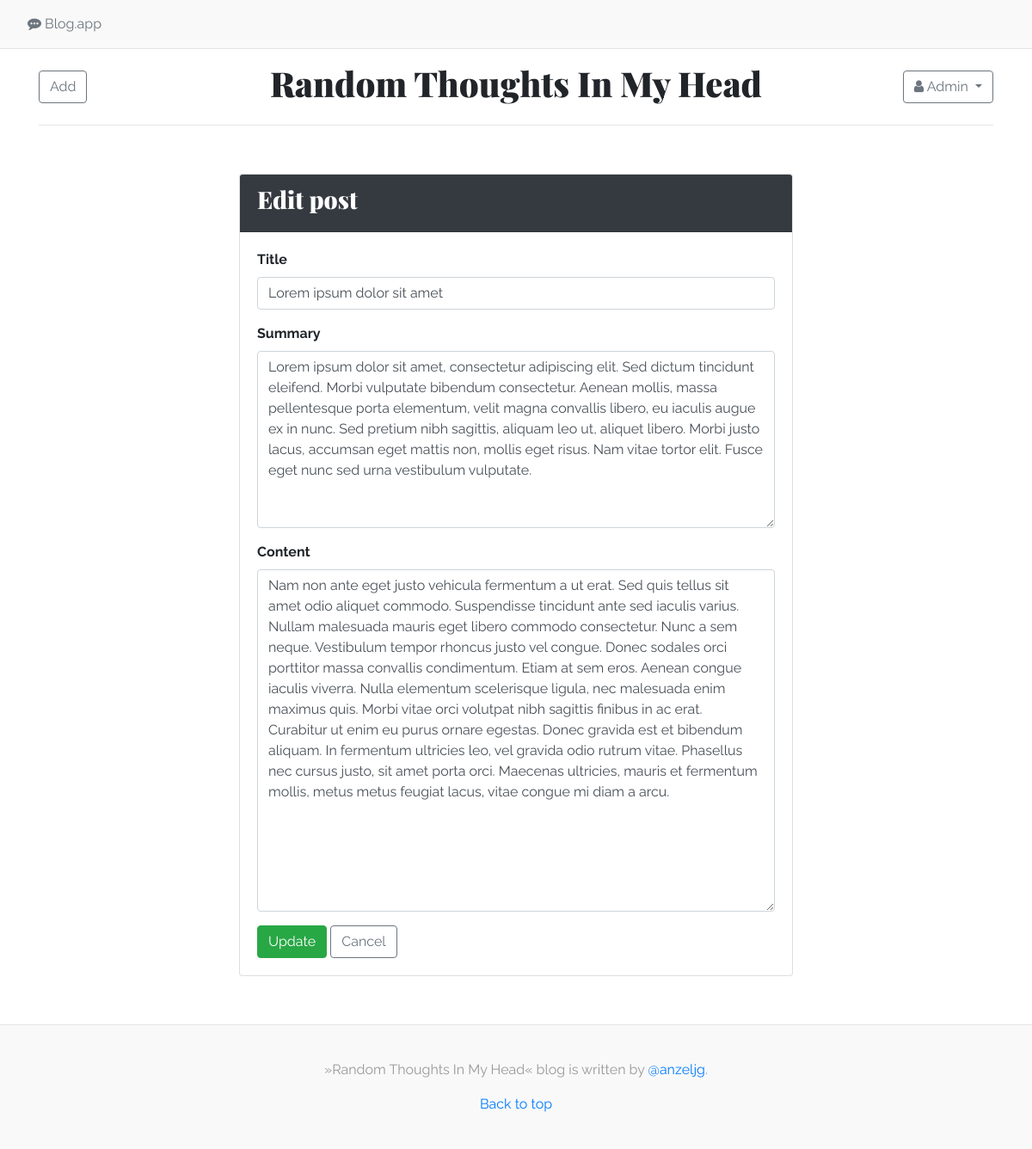
Page /post/edit/1 (signed in) on the committed database.
### app.py (models this page shows, shortened)
class Blogpost(db.Model):
    __tablename__ = 'blogpost'
    id      = db.Column(db.Integer, nullable=False, primary_key=True, autoincrement=True)
    created = db.Column(db.DateTime, nullable=False)
    updated = db.Column(db.DateTime, nullable=False)
    title   = db.Column(db.String, nullable=False)
    summary = db.Column(db.String, nullable=False)
    content = db.Column(db.String, nullable=False)
    author_id = db.Column(db.Integer, db.ForeignKey(User.id))
    author = db.relationship('User')

### app.py (the view, shortened to what this page needs)
@app.route('/post/edit/<id>', methods=['GET', 'POST'])
def edit_post(id):
    record = db.session.query(Blogpost).get(id)
    form = EditPostForm(obj=record)
    return render_template('post.html', user=session, type='edit', title='Edit post', form=form, item=record)

### app.py
class EditPostForm(FlaskForm):
    title = StringField(
        'Title',
        validators=[DataRequired('You must provide blog post title!')]
    )
    summary = TextAreaField(
        'Summary',
        validators=[DataRequired('You must provide blog post summary!')]
    )
    content = TextAreaField(
        'Content',
        validators=[DataRequired('You must provide blog post content!')]
    )
    submit = SubmitField('Update')

### templates/post.html (shortened to what this page needs)
{% extends "base.html" %}
{% block content %}
	{% set path = '/' %}
	{% if user and user.loggedin and user.is_admin %}
	{% set path = '/admin' %}
	{% endif %}
    {% if user and user.loggedin and (type == 'add' or user.user_id == item.author.id or user.is_admin) %}
    <div class="col-8 offset-2 p-4 p-md-5 my-2">
        <div class="card">
            <div class="card-header text-white bg-dark">
                <h3>{{ title }}</h3>
            </div>
            <div class="card-body">
                <form method="POST">
				{% if type == 'edit' %}
					<div class="form-group">
						<b>{{ form.title.label }}</b>
						{{ form.title(class='form-control') }}
					</div>
					<div class="form-group">
						<b>{{ form.summary.label }}</b>
						{{ form.summary(rows='8', class='form-control') }}
					</div>
					<div class="form-group">
						<b>{{ form.content.label }}</b>
						{{ form.content(rows='16', class='form-control') }}
					</div>
					{{ form.submit(class='btn btn-success') }}
					<a href="{{ path }}" class="btn btn-outline-secondary">Cancel</a>
				{% endif %}
                </form>
            </div>
        </div>
    </div>
    {% endif %}
{% endblock %}

### static/css/style.css (style rules this page uses)
html, body { height: 100%; }
body { display: flex; flex-direction: column; font-family: 'Raleway', 'Helvetica', 'Arial', sans-serif; }
h1, h2, h3, h4, h5, h6 { font-family: 'Playfair Display', 'Georgia', 'Times New Roman', serif; }

### rows in the picture
Blogpost: title "Lorem ipsum dolor sit amet", summary "Lorem ipsum dolor sit amet, consectetur adipiscing elit. Sed dictum tincidunt eleifend. Morbi vulputate bibendum consectetur. Aenean mollis, massa pellentesque porta elementum, velit magna convallis libero, eu iaculis augue ex in nunc. Sed pretium nibh sagittis, aliquam leo ut, aliquet libero. Morbi justo lacus, accumsan eget mattis non, mollis eget risus. Nam vitae tortor elit. Fusce eget nunc sed urna vestibulum vulputate.", content "Nam non ante eget justo vehicula fermentum a ut erat. Sed quis tellus sit amet odio aliquet commodo. Suspendisse tincidunt ante sed iaculis varius. Nullam malesuada mauris eget libero commodo consectetur. Nunc a sem neque. Vestibulum tempor rhoncus justo vel congue. Donec sodales orci porttitor massa convallis condimentum. Etiam at sem eros. Aenean congue iaculis viverra. Nulla elementum scelerisque ligula, nec malesuada enim maximus quis. Morbi vitae orci volutpat nibh sagittis finibus in ac erat. Curabitur ut enim eu purus ornare egestas. Donec gravida est et bibendum aliquam. In fermentum ultricies leo, vel gravida odio rutrum vitae. Phasellus nec cursus justo, sit amet porta orci.…"

### other values in the picture
{{ user.firstname }} "Admin"
{{ title }} "Edit post"
